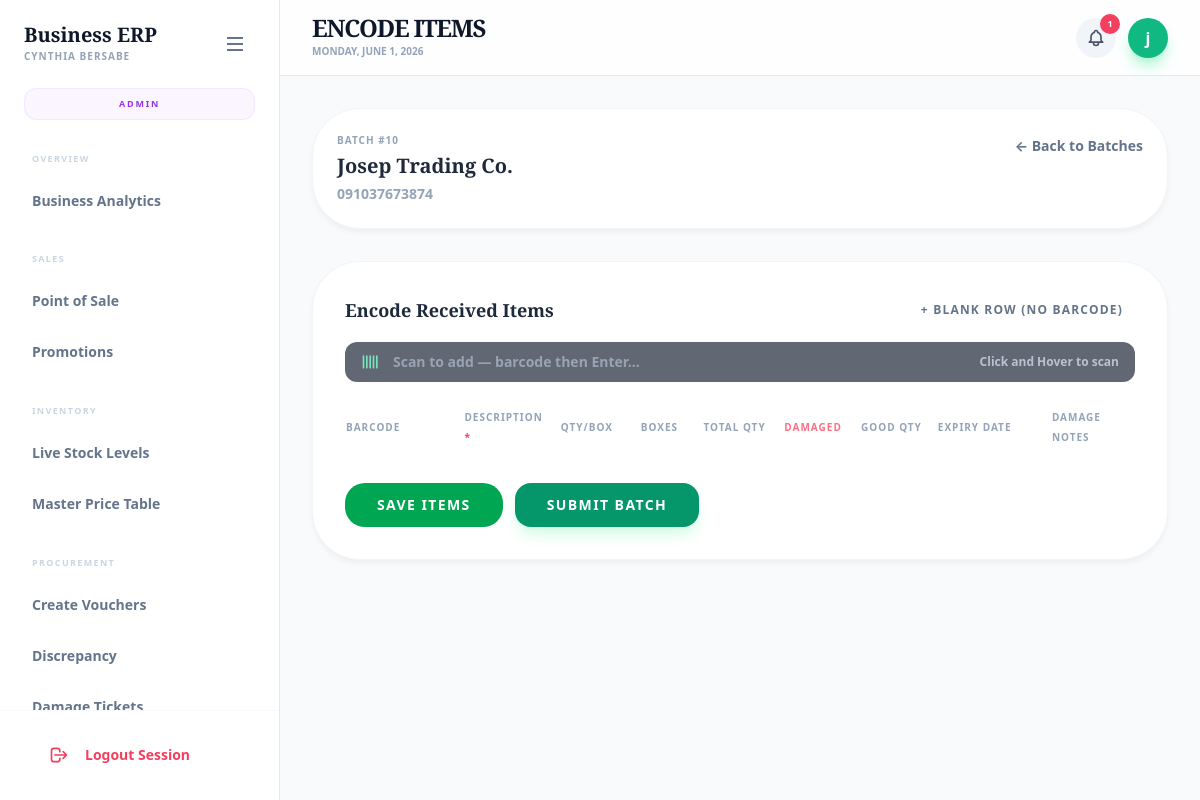
/staff/procurement/receive_items.php?batch_id=10 (signed in), run on the app's committed database.
### tables this page shows
CREATE TABLE `receiving_batches` (
  `id` int(11) NOT NULL AUTO_INCREMENT,
  `receiver_id` int(11) DEFAULT NULL,
  `receiver_username` varchar(100) DEFAULT NULL,
  `status` enum('pending_request','pending_validation','pending_inventory','validated_tally','validated_discrepancy','on_hold','completed','rejected','pending_reprice') DEFAULT 'pending_request',
  `supplier_name` varchar(255) DEFAULT NULL,
  `supplier_contact` varchar(255) DEFAULT NULL,
  `control_subtotal` decimal(12,2) DEFAULT NULL,
  `computed_subtotal` decimal(12,2) DEFAULT NULL,
  `tally_result` enum('match','discrepancy') DEFAULT NULL,
  `request_created_by` int(11) DEFAULT NULL,
  `request_created_at` datetime DEFAULT NULL,
  `validator_id` int(11) DEFAULT NULL,
  `validated_at` datetime DEFAULT NULL,
  `resolution_action` enum('reopen_receiver','reopen_validator','override','rejected','reopen_price_checker') DEFAULT NULL,
  `resolution_by` int(11) DEFAULT NULL,
  `resolution_reason` text DEFAULT NULL,
  `resolution_at` datetime DEFAULT NULL,
  `inventory_pushed_at` datetime DEFAULT NULL,
  `created_at` timestamp NOT NULL DEFAULT current_timestamp(),
  PRIMARY KEY (`id`)
);

### staff/procurement/receive_items.php (the view, shortened to what this page needs)
<?php
include '../../config/db.php';
$user_id  = $_SESSION['user_id']  ?? null;
$role     = strtolower($_SESSION['role'] ?? '');
$batch_id = intval($_GET['batch_id'] ?? 0);
$readonly = !empty($_GET['readonly']);
if ($role === ROLE_RECEIVER) {
    $bq = $conn->prepare("SELECT * FROM receiving_batches WHERE id = ? AND (receiver_id = ? OR receiver_id IS NULL) LIMIT 1");
    $bq->bind_param("ii", $batch_id, $user_id);
} else {
    $bq = $conn->prepare("SELECT * FROM receiving_batches WHERE id = ? LIMIT 1");
    $bq->bind_param("i", $batch_id);
}
$bq->execute();
$batch = $bq->get_result()->fetch_assoc();
include '../layout_top.php';
?>
<div class="max-w-6xl mx-auto space-y-6">
    <div class="card-modern p-6 flex flex-wrap gap-6 items-start">
        <div class="flex-1 min-w-0">
            <p class="text-[10px] font-black text-slate-400 uppercase tracking-widest mb-1">Batch #<?= $batch['id'] ?></p>
            <h3 class="serif-title text-xl font-black text-slate-800"><?= htmlspecialchars($batch['supplier_name'] ?? 'Unknown Supplier') ?></h3>
            <?php if ($batch['supplier_contact']): ?>
            <p class="text-sm text-slate-400 font-bold mt-1"><?= htmlspecialchars($batch['supplier_contact']) ?></p>
            <?php endif; ?>
        </div>
        <div>
            <a href="receive_batch.php" class="text-sm text-slate-500 font-bold hover:underline">&larr; Back to Batches</a>
        </div>
    </div>
    <?php if (!$readonly): ?>
    <div class="card-modern p-8">
        <div class="flex items-center justify-between mb-4 flex-wrap gap-3">
            <h3 class="serif-title text-lg font-black text-slate-800">Encode Received Items</h3>
            <button type="button" onclick="addRow()" class="text-slate-500 hover:text-slate-700 text-xs font-black px-3 py-2 rounded-xl uppercase tracking-widest transition-all hover:bg-slate-100">
                + Blank row (no barcode)
            </button>
        </div>
        <div id="scan-box" class="bg-slate-900 rounded-xl px-4 py-2.5 flex items-center gap-3 mb-6 cursor-pointer"
             onclick="document.getElementById('scan-input').focus()">
            <svg xmlns="http://www.w3.org/2000/svg" class="w-5 h-5 text-emerald-400 flex-shrink-0" fill="none" viewBox="0 0 24 24" stroke="currentColor" stroke-width="2">
                <path stroke-linecap="round" stroke-linejoin="round" d="M3 5v14M7 5v14M11 5v14M15 5v14M19 5v14"/>
            </svg>
            <input type="text" id="scan-input" autocomplete="off" inputmode="numeric"
                   placeholder="Scan to add — barcode then Enter…"
                   class="flex-1 min-w-0 bg-transparent text-white text-sm font-bold placeholder-slate-500 focus:outline-none"
                   onfocus="document.getElementById('scan-box').classList.add('scan-active'); setHint('Active Barcode Entry','ok');"
                   onblur="document.getElementById('scan-box').classList.remove('scan-active'); setHint('Click and Hover to scan','idle');"
                   onkeydown="if(event.key==='Enter'){event.preventDefault();handleScan();}">
            <span id="scan-hint" class="text-[11px] font-black text-slate-400 whitespace-nowrap">Click to scan</span>
        </div>
        <form method="POST" action="receive_process.php" id="itemsForm" onsubmit="return beforeSubmit()">
            <div class="overflow-x-auto">
                <table class="w-full text-sm" id="items-table">
                    <thead>
                        <tr class="text-left">
                            <th class="pb-3 text-[10px] font-black text-slate-400 uppercase tracking-widest pr-3 w-36">Barcode</th>
                            <th class="pb-3 text-[10px] font-black text-slate-400 uppercase tracking-widest pr-3">Description <span class="text-rose-500">*</span></th>
                            <th class="pb-3 text-[10px] font-black text-slate-400 uppercase tracking-widest pr-3 w-20 text-center">Qty/Box</th>
                            <th class="pb-3 text-[10px] font-black text-slate-400 uppercase tracking-widest pr-3 w-20 text-center">Boxes</th>
                            <th class="pb-3 text-[10px] font-black text-slate-400 uppercase tracking-widest pr-3 w-24 text-center">Total Qty</th>
                            <th class="pb-3 text-[10px] font-black text-rose-400 uppercase tracking-widest pr-3 w-20 text-center">Damaged</th>
                            <th class="pb-3 text-[10px] font-black text-slate-400 uppercase tracking-widest pr-3 w-24 text-center">Good Qty</th>
                            <th class="pb-3 text-[10px] font-black text-slate-400 uppercase tracking-widest pr-3 w-36">Expiry Date</th>
                            <th class="pb-3 text-[10px] font-black text-slate-400 uppercase tracking-widest pr-3">Damage Notes</th>
                            <th class="pb-3 w-8"></th>
                        </tr>
                    </thead>
                </table>
            </div>
            <div class="flex gap-3 mt-6">
                <button type="submit" name="submit_action" value="save" class="btn-pos-primary px-8 py-3 text-sm font-black uppercase tracking-widest">
                    Save Items
                </button>
                <button type="button" onclick="openSubmitConfirm()"
                        class="bg-emerald-600 hover:bg-emerald-700 text-white px-8 py-3 rounded-2xl text-sm font-black uppercase tracking-widest transition-all shadow-lg shadow-emerald-100">
                    Submit Batch
                </button>
            </div>
        </form>
    </div>
    <?php endif; ?>
</div>
<?php include '../layout_bottom.php'; ?>

### assets/css/style.css (style rules this page uses)
* { box-sizing: border-box; font-family: system-ui, -apple-system, BlinkMacSystemFont, sans-serif; }
body { margin: 0; background: #f4f6f8; color: #333; }
.btn-pos-primary { background-color: #00a651; color: white; font-weight: 800; padding: 1rem 2rem; border-radius: 1.25rem; transition: all 0.3s; display: inline-flex; align-items: center; justify-content: center; cursor: pointer; }
.card-modern { background: white; padding: 2.5rem; border-radius: 3rem; border: 1px solid #f1f5f9; box-shadow: 0 4px 6px -1px rgba(0, 0, 0, 0.05); margin-bottom: 2rem; }
body, .main-content { overflow-x: hidden !important; max-width: 100vw; }

### staff/layout_top.php (style rules this page uses)
body { font-family: 'Inter', sans-serif; background-color: #f8fafc; color: #1e293b; overflow-x: hidden; }
.serif-title { font-family: 'Playfair Display', serif; }

### staff/procurement/receive_items.php (style rules this page uses)
#scan-box { outline: 2px solid transparent; transition: outline-color .2s ease, opacity .2s ease; opacity: .65; }

### staff/layout_bottom.php (style rules this page uses)
body { animation: fadeIn .3s ease-in; }

### data on the page
receiving_batches: id "10", supplier_name "Josep Trading Co.", supplier_contact "091037673874"

### other printed values
$badge_label "ADMIN"
$section "OVERVIEW"
$titles[$file] "Business Analytics"
$section "SALES"
$titles[$file] "Point of Sale"
$titles[$file] "Promotions"
$section "INVENTORY"
$titles[$file] "Live Stock Levels"
$titles[$file] "Master Price Table"
$section "PROCUREMENT"
$titles[$file] "Create Vouchers"
$titles[$file] "Discrepancy"
$page_title "ENCODE ITEMS"
min($notif_count, 99) "1"
substr($username, 0, 1) "j"
